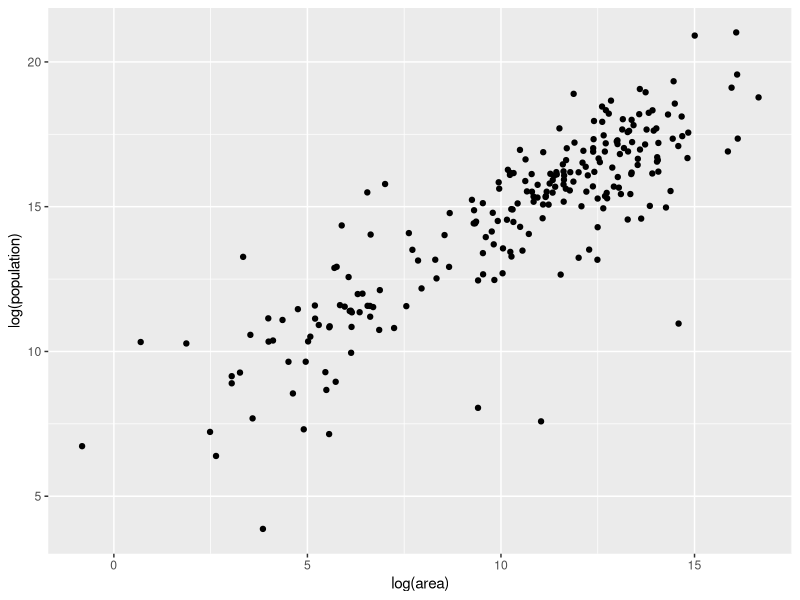
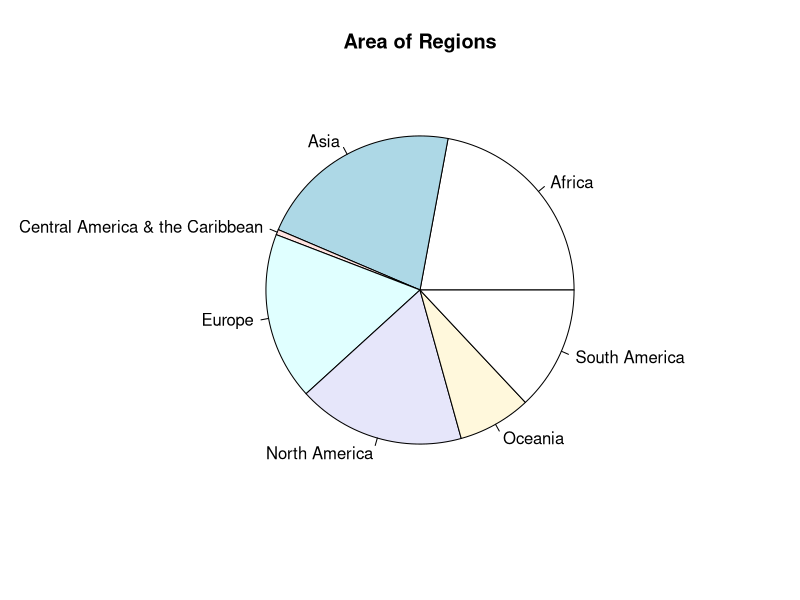
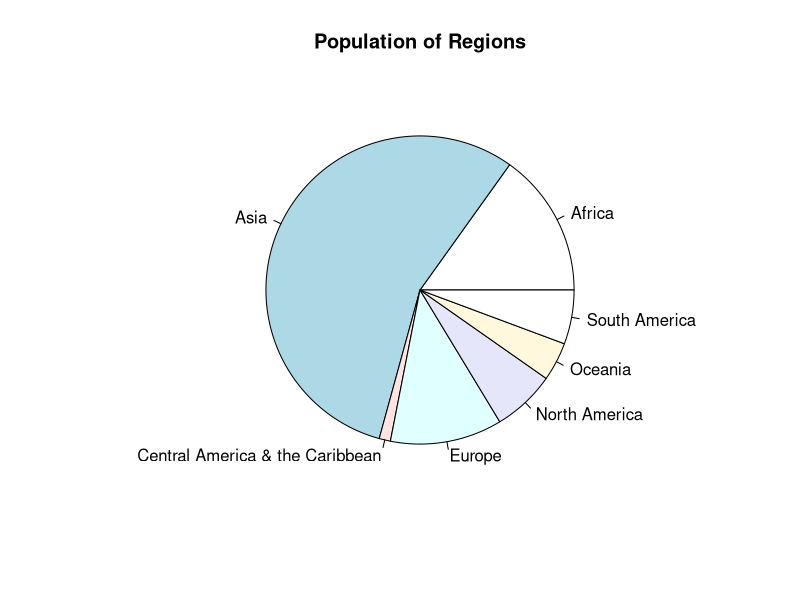

These figures' R source, in order: (Note: this script raises an error after producing the figures.)
country <- read.table("countrydata_withregion.tsv",head=TRUE,sep = "\t",quote = "", fileEncoding="windows-1252")
head(country,n=15)

logArea <- log(country$area)
logPop <- log(country$population)
library(ggplot2)
qplot(logArea,logPop, xlab="log(area)",ylab="log(population)")

aggArea <- aggregate(country$area,by=list(region = country$region), sum)
aggPop <- aggregate(as.numeric(country$population),by=list(region = country$region), sum)
pie(aggArea$x,labels=aggArea$region,main="Area of Regions")
pie(aggPop$x,labels=aggPop$region,main="Population of Regions")

popPerKm <- aggPop$x / aggArea$x
newFrame <- data.frame(popPerKm,region=aggPop$region)
newFrame <- newFrame[order(newFrame$popPerKm,decreasing = TRUE),]
qplot(data=newFrame,x=factor(region), y=factor(popPerKm), geom="bar",stat = 'identity',xlab="region",ylab="Population per sq km of Regions") +theme(axis.text.x = element_text(angle = 60, hjust = 1))
ggplot(newFrame, aes(x=region,y = popPerKm)) +geom_bar(stat = "identity")+theme(axis.text.x = element_text(angle = 60, hjust = 1)) + labs(x="region",y="Population per sq km of Regions")